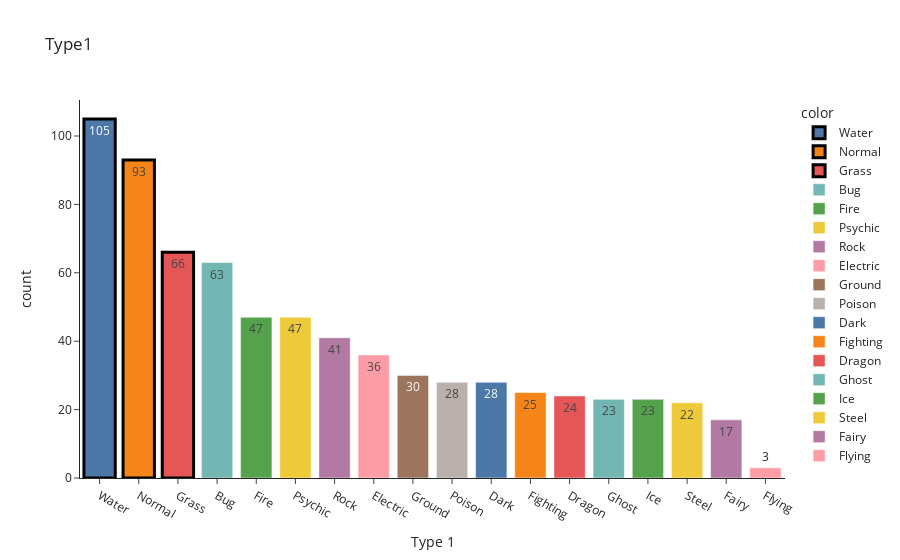

Notebook code for this chart:
### Code cell
type1 = df['Type_1'].value_counts()
fig = px.bar(x=type1.index, y=type1.values, color = type1.index, 
             color_discrete_sequence=color_scheme,text = type1.values, title='Type1')

fig.update_layout(
     xaxis_title="Type 1 ",
    yaxis_title="count",
    template = 'simple_white')
fig.show()

### Figure 1 — Plotly figure (JSON) as saved in the notebook; plotly's stock layout.template omitted (floating-point values rounded to 4 significant figures)
{"data": [{"alignmentgroup": "True", "hovertemplate": "color=Water<br>x=%{x}<br>y=%{y}<br>text=%{text}<extra></extra>", "legendgroup": "Water", "marker": {"color": "#4C78A8", "line": {"color": "black", "width": 3}, "pattern": {"shape": ""}}, "name": "Water", "offsetgroup": "Water", "orientation": "v", "showlegend": true, "text": [105], "textposition": "auto", "type": "bar", "x": ["Water"], "xaxis": "x", "y": [105], "yaxis": "y"}, {"alignmentgroup": "True", "hovertemplate": "color=Normal<br>x=%{x}<br>y=%{y}<br>text=%{text}<extra></extra>", "legendgroup": "Normal", "marker": {"color": "#F58518", "line": {"color": "black", "width": 3}, "pattern": {"shape": ""}}, "name": "Normal", "offsetgroup": "Normal", "orientation": "v", "showlegend": true, "text": [93], "textposition": "auto", "type": "bar", "x": ["Normal"], "xaxis": "x", "y": [93], "yaxis": "y"}, {"alignmentgroup": "True", "hovertemplate": "color=Grass<br>x=%{x}<br>y=%{y}<br>text=%{text}<extra></extra>", "legendgroup": "Grass", "marker": {"color": "#E45756", "line": {"color": "black", "width": 3}, "pattern": {"shape": ""}}, "name": "Grass", "offsetgroup": "Grass", "orientation": "v", "showlegend": true, "text": [66], "textposition": "auto", "type": "bar", "x": ["Grass"], "xaxis": "x", "y": [66], "yaxis": "y"}, {"alignmentgroup": "True", "hovertemplate": "color=Bug<br>x=%{x}<br>y=%{y}<br>text=%{text}<extra></extra>", "legendgroup": "Bug", "marker": {"color": "#72B7B2", "pattern": {"shape": ""}}, "name": "Bug", "offsetgroup": "Bug", "orientation": "v", "showlegend": true, "text": [63], "textposition": "auto", "type": "bar", "x": ["Bug"], "xaxis": "x", "y": [63], "yaxis": "y"}, {"alignmentgroup": "True", "hovertemplate": "color=Fire<br>x=%{x}<br>y=%{y}<br>text=%{text}<extra></extra>", "legendgroup": "Fire", "marker": {"color": "#54A24B", "pattern": {"shape": ""}}, "name": "Fire", "offsetgroup": "Fire", "orientation": "v", "showlegend": true, "text": [47], "textposition": "auto", "type": "bar", "x": ["Fire"], "xaxis": "x", "y": [47], "yaxis": "y"}, {"alignmentgroup": "True", "hovertemplate": "color=Psychic<br>x=%{x}<br>y=%{y}<br>text=%{text}<extra></extra>", "legendgroup": "Psychic", "marker": {"color": "#EECA3B", "pattern": {"shape": ""}}, "name": "Psychic", "offsetgroup": "Psychic", "orientation": "v", "showlegend": true, "text": [47], "textposition": "auto", "type": "bar", "x": ["Psychic"], "xaxis": "x", "y": [47], "yaxis": "y"}, {"alignmentgroup": "True", "hovertemplate": "color=Rock<br>x=%{x}<br>y=%{y}<br>text=%{text}<extra></extra>", "legendgroup": "Rock", "marker": {"color": "#B279A2", "pattern": {"shape": ""}}, "name": "Rock", "offsetgroup": "Rock", "orientation": "v", "showlegend": true, "text": [41], "textposition": "auto", "type": "bar", "x": ["Rock"], "xaxis": "x", "y": [41], "yaxis": "y"}, {"alignmentgroup": "True", "hovertemplate": "color=Electric<br>x=%{x}<br>y=%{y}<br>text=%{text}<extra></extra>", "legendgroup": "Electric", "marker": {"color": "#FF9DA6", "pattern": {"shape": ""}}, "name": "Electric", "offsetgroup": "Electric", "orientation": "v", "showlegend": true, "text": [36], "textposition": "auto", "type": "bar", "x": ["Electric"], "xaxis": "x", "y": [36], "yaxis": "y"}, {"alignmentgroup": "True", "hovertemplate": "color=Ground<br>x=%{x}<br>y=%{y}<br>text=%{text}<extra></extra>", "legendgroup": "Ground", "marker": {"color": "#9D755D", "pattern": {"shape": ""}}, "name": "Ground", "offsetgroup": "Ground", "orientation": "v", "showlegend": true, "text": [30], "textposition": "auto", "type": "bar", "x": ["Ground"], "xaxis": "x", "y": [30], "yaxis": "y"}, {"alignmentgroup": "True", "hovertemplate": "color=Poison<br>x=%{x}<br>y=%{y}<br>text=%{text}<extra></extra>", "legendgroup": "Poison", "marker": {"color": "#BAB0AC", "pattern": {"shape": ""}}, "name": "Poison", "offsetgroup": "Poison", "orientation": "v", "showlegend": true, "text": [28], "textposition": "auto", "type": "bar", "x": ["Poison"], "xaxis": "x", "y": [28], "yaxis": "y"}, {"alignmentgroup": "True", "hovertemplate": "color=Dark<br>x=%{x}<br>y=%{y}<br>text=%{text}<extra></extra>", "legendgroup": "Dark", "marker": {"color": "#4C78A8", "pattern": {"shape": ""}}, "name": "Dark", "offsetgroup": "Dark", "orientation": "v", "showlegend": true, "text": [28], "textposition": "auto", "type": "bar", "x": ["Dark"], "xaxis": "x", "y": [28], "yaxis": "y"}, {"alignmentgroup": "True", "hovertemplate": "color=Fighting<br>x=%{x}<br>y=%{y}<br>text=%{text}<extra></extra>", "legendgroup": "Fighting", "marker": {"color": "#F58518", "pattern": {"shape": ""}}, "name": "Fighting", "offsetgroup": "Fighting", "orientation": "v", "showlegend": true, "text": [25], "textposition": "auto", "type": "bar", "x": ["Fighting"], "xaxis": "x", "y": [25], "yaxis": "y"}, {"alignmentgroup": "True", "hovertemplate": "color=Dragon<br>x=%{x}<br>y=%{y}<br>text=%{text}<extra></extra>", "legendgroup": "Dragon", "marker": {"color": "#E45756", "pattern": {"shape": ""}}, "name": "Dragon", "offsetgroup": "Dragon", "orientation": "v", "showlegend": true, "text": [24], "textposition": "auto", "type": "bar", "x": ["Dragon"], "xaxis": "x", "y": [24], "yaxis": "y"}, {"alignmentgroup": "True", "hovertemplate": "color=Ghost<br>x=%{x}<br>y=%{y}<br>text=%{text}<extra></extra>", "legendgroup": "Ghost", "marker": {"color": "#72B7B2", "pattern": {"shape": ""}}, "name": "Ghost", "offsetgroup": "Ghost", "orientation": "v", "showlegend": true, "text": [23], "textposition": "auto", "type": "bar", "x": ["Ghost"], "xaxis": "x", "y": [23], "yaxis": "y"}, {"alignmentgroup": "True", "hovertemplate": "color=Ice<br>x=%{x}<br>y=%{y}<br>text=%{text}<extra></extra>", "legendgroup": "Ice", "marker": {"color": "#54A24B", "pattern": {"shape": ""}}, "name": "Ice", "offsetgroup": "Ice", "orientation": "v", "showlegend": true, "text": [23], "textposition": "auto", "type": "bar", "x": ["Ice"], "xaxis": "x", "y": [23], "yaxis": "y"}, {"alignmentgroup": "True", "hovertemplate": "color=Steel<br>x=%{x}<br>y=%{y}<br>text=%{text}<extra></extra>", "legendgroup": "Steel", "marker": {"color": "#EECA3B", "pattern": {"shape": ""}}, "name": "Steel", "offsetgroup": "Steel", "orientation": "v", "showlegend": true, "text": [22], "textposition": "auto", "type": "bar", "x": ["Steel"], "xaxis": "x", "y": [22], "yaxis": "y"}, {"alignmentgroup": "True", "hovertemplate": "color=Fairy<br>x=%{x}<br>y=%{y}<br>text=%{text}<extra></extra>", "legendgroup": "Fairy", "marker": {"color": "#B279A2", "pattern": {"shape": ""}}, "name": "Fairy", "offsetgroup": "Fairy", "orientation": "v", "showlegend": true, "text": [17], "textposition": "auto", "type": "bar", "x": ["Fairy"], "xaxis": "x", "y": [17], "yaxis": "y"}, {"alignmentgroup": "True", "hovertemplate": "color=Flying<br>x=%{x}<br>y=%{y}<br>text=%{text}<extra></extra>", "legendgroup": "Flying", "marker": {"color": "#FF9DA6", "pattern": {"shape": ""}}, "name": "Flying", "offsetgroup": "Flying", "orientation": "v", "showlegend": true, "text": [3], "textposition": "auto", "type": "bar", "x": ["Flying"], "xaxis": "x", "y": [3], "yaxis": "y"}], "layout": {"barmode": "relative", "legend": {"title": {"text": "color"}, "tracegroupgap": 0}, "title": {"text": "Type1"}, "xaxis": {"anchor": "y", "domain": [0, 1], "title": {"text": "Type 1 "}}, "yaxis": {"anchor": "x", "domain": [0, 1], "title": {"text": "count"}}}}
